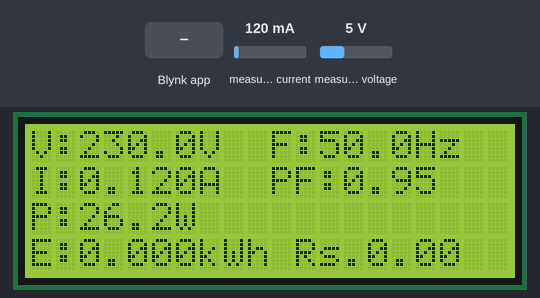
The sketch below on a simulated ESP32. Shown: 20×4 character LCD. Inputs (shaded band) come from the test bench; at power-on: measured current 120 mA, measured voltage 5 V. WiFi joins after 1.5 s; servers stay silent unless stated; EEPROM starts erased; what the sketch prints to the serial monitor is not drawn.

Above: at 5.1 s.
5.2 s: measured current set to 40 mA
At 6.7 s:
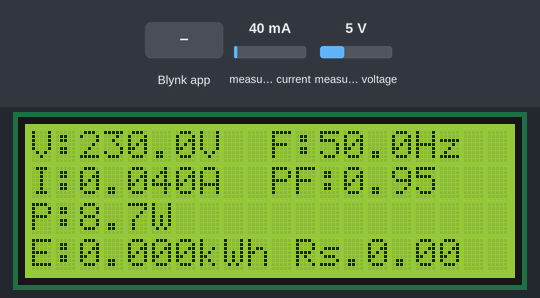
7.5 s: measured voltage set to 0.3 V
At 9.4 s:
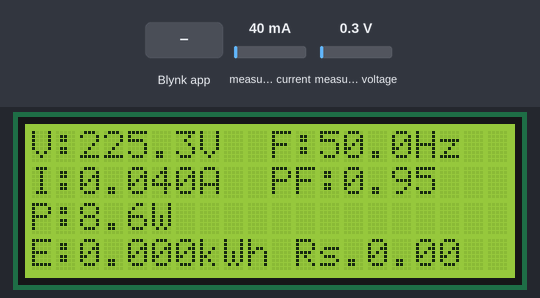
11.0 s: measured current set to 500 mA
At 12.5 s:
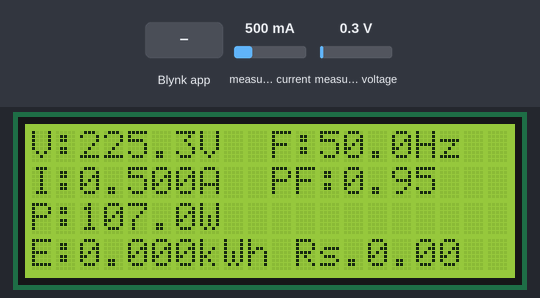
13.5 s: measured voltage set to 3.8 V
At 15.2 s:
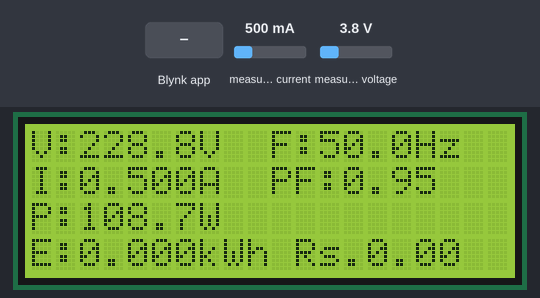
15.5 s: Blynk app writes 1 to V8
At 26.9 s:
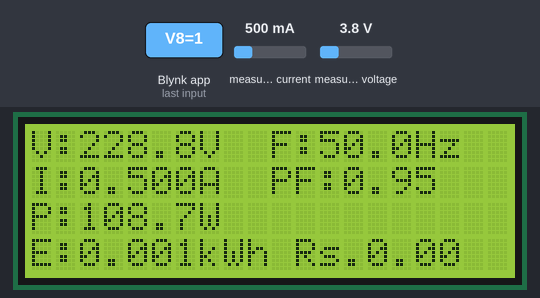
Timing chart, 0 to 28.4 s (numbered marks = the images above; inputs shaded):
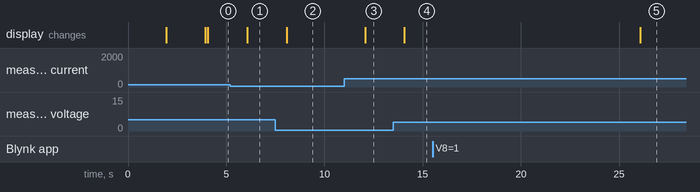

Measured:
- after the input at 5.2 s, the display: changes after 0.87 s (image 1)
- after the input at 7.5 s, the display: changes after 0.57 s (image 2)
- after the input at 11.0 s, the display: changes after 1.1 s (image 3)
- after the input at 13.5 s, the display: changes after 0.57 s (image 4)
- after the input at 15.5 s, the display: changes after 10.6 s (image 5)

The sketch:

smart_energy_meter.ino
```cpp
/*
 * Smart Energy Meter with ESP32, PZEM-004T, and 20x4 LCD
 * Features: Real-time monitoring with Blynk IoT integration
 * Author: Joydeep Pakira
 * Note: Parameters like "TEMPLATE_ID", "TEMPLATE_NAME" and "AUTH_TOKEN" are modified for safety reason.
 *       Kindly replace the dummy parameters with your own unique parameters for smooth execution of code.
 */

#define BLYNK_TEMPLATE_ID "TEMPLATE_ID"
#define BLYNK_TEMPLATE_NAME "TEMPLATE_NAME"
#define BLYNK_AUTH_TOKEN "AUTH_TOKEN"
#include <WiFi.h>
#include <BlynkSimpleEsp32.h>
#include <LiquidCrystal_I2C.h>
#include <PZEM004Tv30.h>
#include <EEPROM.h>

// WiFi credentials
char ssid[] = "name_of_mobile_hotspot_or_wifi";
char pass[] = "password_to_connect_to_wifi";

// Blynk Auth Token
char auth[] = "AUTH_TOKEN";

// PZEM-004T setup (using Hardware Serial2)
PZEM004Tv30 pzem(Serial2, 16, 17); // RX=16, TX=17

// LCD setup (I2C address 0x27, 20 columns, 4 rows)
LiquidCrystal_I2C lcd(0x27, 20, 4);

// Variables for energy calculations
float voltage = 0.0;
float current = 0.0;
float power = 0.0;
float energy = 0.0;
float frequency = 0.0;
float pf = 0.0;

// Energy and billing variables
float totalEnergy = 0.0;
float energyRate = 5.50; // Rate per kWh (adjust according to your local rate)
float totalBill = 0.0;
unsigned long previousMillis = 0;
const long interval = 2000; // Update interval (2 seconds)

// EEPROM addresses
#define ENERGY_ADDR 0
#define EEPROM_SIZE 64

// Blynk Virtual Pins
#define VPIN_VOLTAGE    V0
#define VPIN_CURRENT    V1
#define VPIN_POWER      V2
#define VPIN_ENERGY     V3
#define VPIN_FREQUENCY  V4
#define VPIN_PF         V5
#define VPIN_BILL       V6

// Custom LCD characters for units
byte kwhChar[8] = {
  0b00000,
  0b10101,
  0b10101,
  0b10110,
  0b10100,
  0b10101,
  0b10101,
  0b00000
};

void setup() {
  Serial.begin(115200);

  // Initialize EEPROM
  EEPROM.begin(EEPROM_SIZE);

  // Load saved energy value from EEPROM
  EEPROM.get(ENERGY_ADDR, totalEnergy);
  if (isnan(totalEnergy) || totalEnergy < 0) {
    totalEnergy = 0.0;
  }

  // Initialize LCD
  lcd.init();
  lcd.backlight();
  lcd.createChar(0, kwhChar);

  // Display startup message
  lcd.setCursor(0, 0);
  lcd.print("Smart Energy Meter");
  lcd.setCursor(0, 1);
  lcd.print("Initializing...");
  lcd.setCursor(0, 2);
  lcd.print("Connecting WiFi");

  // Initialize WiFi and Blynk
  Blynk.begin(auth, ssid, pass);

  // Initialize PZEM
  Serial2.begin(9600, SERIAL_8N1, 16, 17);

  lcd.clear();
  lcd.setCursor(0, 0);
  lcd.print("System Ready!");
  delay(2000);
  lcd.clear();

  Serial.println("Smart Energy Meter Started");
}

void loop() {
  Blynk.run();

  unsigned long currentMillis = millis();

  if (currentMillis - previousMillis >= interval) {
    previousMillis = currentMillis;

    // Read PZEM data
    readPZEMData();

    // Update LCD display
    updateLCDDisplay();

    // Send data to Blynk
    sendDataToBlynk();

    // Save energy data to EEPROM every 10 readings (20 seconds)
    static int saveCounter = 0;
    saveCounter++;
    if (saveCounter >= 10) {
      saveEnergyToEEPROM();
      saveCounter = 0;
    }
  }
}

void readPZEMData() {
  voltage = pzem.voltage();
  current = pzem.current();
  power = pzem.power();
  energy = pzem.energy();
  frequency = pzem.frequency();
  pf = pzem.pf();

  // Handle NaN values
  if (isnan(voltage)) voltage = 0.0;
  if (isnan(current)) current = 0.0;
  if (isnan(power)) power = 0.0;
  if (isnan(energy)) energy = 0.0;
  if (isnan(frequency)) frequency = 0.0;
  if (isnan(pf)) pf = 0.0;

  // Update total energy (PZEM energy resets, so we maintain our own total)
  static float lastEnergy = 0.0;
  if (energy > lastEnergy) {
    totalEnergy += (energy - lastEnergy);
  } else if (energy < lastEnergy && energy > 0) {
    // Energy counter reset, add the difference
    totalEnergy += energy;
  }
  lastEnergy = energy;

  // Calculate total bill
  totalBill = totalEnergy * energyRate;

  // Debug output
  Serial.print("Voltage: "); Serial.print(voltage); Serial.println("V");
  Serial.print("Current: "); Serial.print(current); Serial.println("A");
  Serial.print("Power: "); Serial.print(power); Serial.println("W");
  Serial.print("Energy: "); Serial.print(totalEnergy); Serial.println("kWh");
  Serial.print("Frequency: "); Serial.print(frequency); Serial.println("Hz");
  Serial.print("PF: "); Serial.println(pf);
  Serial.print("Bill: Rs."); Serial.println(totalBill);
  Serial.println("---");
}

void updateLCDDisplay() {
  lcd.clear();

  // Line 1: Voltage and Frequency
  lcd.setCursor(0, 0);
  lcd.print("V:");
  lcd.print(voltage, 1);
  lcd.print("V");
  lcd.setCursor(10, 0);
  lcd.print("F:");
  lcd.print(frequency, 1);
  lcd.print("Hz");

  // Line 2: Current and Power Factor
  lcd.setCursor(0, 1);
  lcd.print("I:");
  lcd.print(current, 3);
  lcd.print("A");
  lcd.setCursor(10, 1);
  lcd.print("PF:");
  lcd.print(pf, 2);

  // Line 3: Power
  lcd.setCursor(0, 2);
  lcd.print("P:");
  lcd.print(power, 1);
  lcd.print("W");

  // Line 4: Energy and Bill
  lcd.setCursor(0, 3);
  lcd.print("E:");
  lcd.print(totalEnergy, 3);
  lcd.print("kWh");
  //lcd.write(0); // Custom kWh character
  lcd.setCursor(11, 3);
  lcd.print("Rs.");
  lcd.print(totalBill, 2);
}

void sendDataToBlynk() {
  Blynk.virtualWrite(VPIN_VOLTAGE, voltage);
  Blynk.virtualWrite(VPIN_CURRENT, current);
  Blynk.virtualWrite(VPIN_POWER, power);
  Blynk.virtualWrite(VPIN_ENERGY, totalEnergy);
  Blynk.virtualWrite(VPIN_FREQUENCY, frequency);
  Blynk.virtualWrite(VPIN_PF, pf);
  Blynk.virtualWrite(VPIN_BILL, totalBill);
}

void saveEnergyToEEPROM() {
  EEPROM.put(ENERGY_ADDR, totalEnergy);
  EEPROM.commit();
  Serial.println("Energy data saved to EEPROM");
}

// Blynk function to reset energy counter
BLYNK_WRITE(V7) {
  int resetValue = param.asInt();
  if (resetValue == 1) {
    totalEnergy = 0.0;
    totalBill = 0.0;
    pzem.resetEnergy();
    saveEnergyToEEPROM();
    Serial.println("Energy counter reset");
  }
}

// Blynk function to update energy rate
BLYNK_WRITE(V8) {
  float newRate = param.asFloat();
  if (newRate > 0 && newRate < 100) { // Reasonable rate limits
    energyRate = newRate;
    Serial.print("Energy rate updated to: Rs.");
    Serial.println(energyRate);
  }
}

// Blynk connected callback
BLYNK_CONNECTED() {
  Serial.println("Blynk Connected");
  // Request the latest values from the server
  Blynk.syncAll();
}
```
